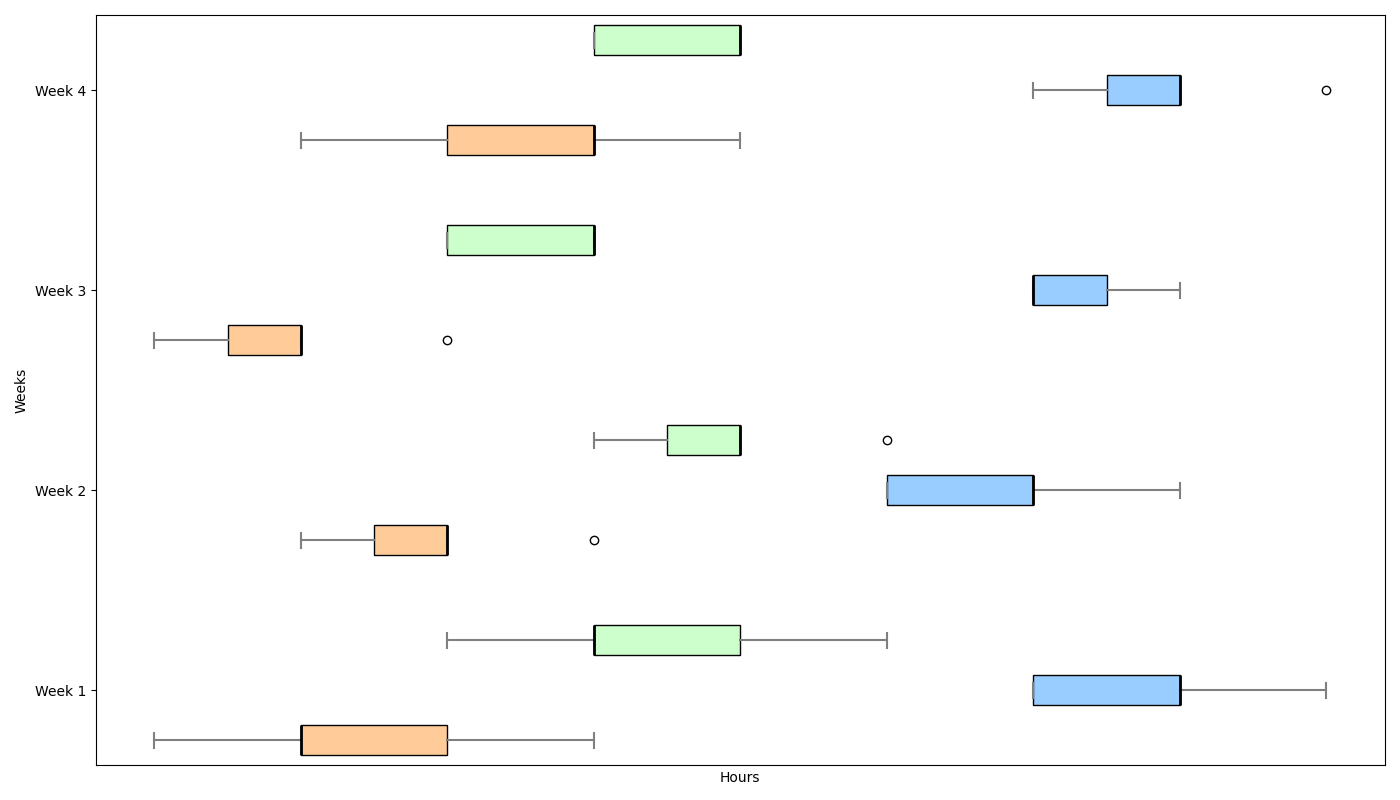

Reproduce this figure in Python.
import matplotlib.pyplot as plt
import numpy as np

professions = ['Office Workers', 'Physical Laborers', 'Students']

office_worker_hours = [
    [2, 3, 4, 1, 2, 2, 3],
    [3, 2, 4, 3, 3, 2, 3],
    [1, 2, 2, 2, 1, 3, 2],
    [3, 4, 5, 2, 3, 4, 4]
]

physical_laborer_hours = [
    [7, 8, 7, 8, 9, 8, 7],
    [6, 7, 6, 8, 7, 7, 6],
    [7, 7, 8, 7, 8, 7, 7],
    [7, 8, 8, 9, 7, 8, 8]
]

student_hours = [
    [4, 5, 3, 5, 4, 6, 4],
    [5, 4, 5, 5, 4, 6, 5],
    [3, 4, 4, 3, 4, 4, 3],
    [4, 5, 5, 4, 5, 5, 4]
]

data = [office_worker_hours, physical_laborer_hours, student_hours]

fig, ax = plt.subplots(figsize=(14, 8))

positions = np.arange(len(data[0])) * (len(professions) + 1)

# New set of colors
colors = ['#ffcc99', '#99ccff', '#ccffcc']

for i, hours in enumerate(data):
    pos = positions + i
    bp = ax.boxplot(hours, positions=pos, widths=0.6, patch_artist=True, vert=False)

    for patch in bp['boxes']:
        patch.set_facecolor(colors[i])
    for whisker in bp['whiskers']:
        whisker.set(color='gray', linewidth=1.5)
    for cap in bp['caps']:
        cap.set(color='gray', linewidth=1.5)
    for median in bp['medians']:
        median.set(color='black', linewidth=2)

tick_positions = positions + (len(professions) - 1) / 2
ax.set_yticks(tick_positions)
ax.set_yticklabels(['Week 1', 'Week 2', 'Week 3', 'Week 4'])

ax.set_xticks([])
ax.set_xlabel('Hours')
ax.set_ylabel('Weeks')

ax.grid(axis='x', linestyle='--', alpha=0.7)

plt.tight_layout()
plt.show()
